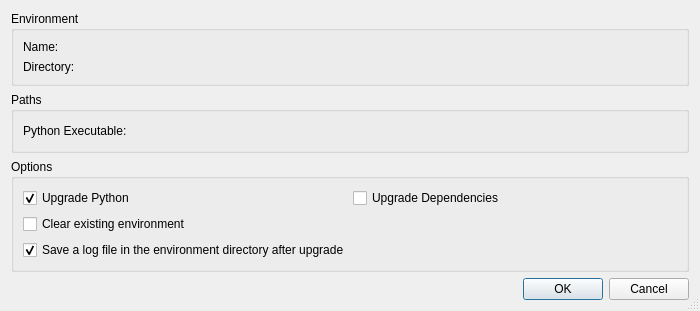
<?xml version="1.0" encoding="UTF-8"?>
<ui version="4.0">
 <class>VirtualenvUpgradeConfigurationDialog</class>
 <widget class="QDialog" name="VirtualenvUpgradeConfigurationDialog">
  <property name="geometry">
   <rect>
    <x>0</x>
    <y>0</y>
    <width>700</width>
    <height>311</height>
   </rect>
  </property>
  <property name="windowTitle">
   <string>Virtual Environment Upgrade Configuration</string>
  </property>
  <property name="sizeGripEnabled">
   <bool>true</bool>
  </property>
  <layout class="QVBoxLayout" name="verticalLayout">
   <item>
    <widget class="QGroupBox" name="groupBox_3">
     <property name="title">
      <string>Environment</string>
     </property>
     <layout class="QGridLayout" name="gridLayout">
      <item row="0" column="0">
       <widget class="QLabel" name="label_2">
        <property name="text">
         <string>Name:</string>
        </property>
       </widget>
      </item>
      <item row="0" column="1">
       <widget class="QLabel" name="envNameLabel">
        <property name="sizePolicy">
         <sizepolicy hsizetype="Expanding" vsizetype="Preferred">
          <horstretch>0</horstretch>
          <verstretch>0</verstretch>
         </sizepolicy>
        </property>
       </widget>
      </item>
      <item row="1" column="0">
       <widget class="QLabel" name="label">
        <property name="text">
         <string>Directory:</string>
        </property>
       </widget>
      </item>
      <item row="1" column="1">
       <widget class="QLabel" name="envDirectoryLabel">
        <property name="sizePolicy">
         <sizepolicy hsizetype="Expanding" vsizetype="Preferred">
          <horstretch>0</horstretch>
          <verstretch>0</verstretch>
         </sizepolicy>
        </property>
       </widget>
      </item>
     </layout>
    </widget>
   </item>
   <item>
    <widget class="QGroupBox" name="groupBox">
     <property name="title">
      <string>Paths</string>
     </property>
     <layout class="QHBoxLayout" name="horizontalLayout_2">
      <item>
       <widget class="QLabel" name="label_5">
        <property name="text">
         <string>Python Executable:</string>
        </property>
       </widget>
      </item>
      <item>
       <widget class="EricPathPicker" name="pythonExecPicker" native="true">
        <property name="sizePolicy">
         <sizepolicy hsizetype="Expanding" vsizetype="Preferred">
          <horstretch>0</horstretch>
          <verstretch>0</verstretch>
         </sizepolicy>
        </property>
        <property name="focusPolicy">
         <enum>Qt::FocusPolicy::WheelFocus</enum>
        </property>
        <property name="toolTip">
         <string>Enter the Python interpreter for the virtual environment upgrade</string>
        </property>
       </widget>
      </item>
     </layout>
    </widget>
   </item>
   <item>
    <widget class="QGroupBox" name="groupBox_2">
     <property name="title">
      <string>Options</string>
     </property>
     <layout class="QGridLayout" name="gridLayout_2">
      <item row="0" column="1">
       <widget class="QCheckBox" name="upgradeDepsCheckBox">
        <property name="toolTip">
         <string>Select to upgrade the core dependencies</string>
        </property>
        <property name="text">
         <string>Upgrade Dependencies</string>
        </property>
       </widget>
      </item>
      <item row="2" column="0" colspan="2">
       <widget class="QCheckBox" name="logCheckBox">
        <property name="toolTip">
         <string>Select to generate a log file in the environment directory</string>
        </property>
        <property name="text">
         <string>Save a log file in the environment directory after upgrade</string>
        </property>
        <property name="checked">
         <bool>true</bool>
        </property>
       </widget>
      </item>
      <item row="0" column="0">
       <widget class="QCheckBox" name="upgradePythonCheckBox">
        <property name="toolTip">
         <string>Select to upgrade the environment directory to use this version of Python.</string>
        </property>
        <property name="text">
         <string>Upgrade Python</string>
        </property>
        <property name="checked">
         <bool>true</bool>
        </property>
       </widget>
      </item>
      <item row="1" column="0">
       <widget class="QCheckBox" name="clearCheckBox">
        <property name="toolTip">
         <string>Select to clear the existing environment</string>
        </property>
        <property name="text">
         <string>Clear existing environment</string>
        </property>
       </widget>
      </item>
     </layout>
    </widget>
   </item>
   <item>
    <widget class="QDialogButtonBox" name="buttonBox">
     <property name="orientation">
      <enum>Qt::Orientation::Horizontal</enum>
     </property>
     <property name="standardButtons">
      <set>QDialogButtonBox::StandardButton::Cancel|QDialogButtonBox::StandardButton::Ok</set>
     </property>
    </widget>
   </item>
  </layout>
 </widget>
 <customwidgets>
  <customwidget>
   <class>EricPathPicker</class>
   <extends>QWidget</extends>
   <header>eric7/EricWidgets/EricPathPicker.h</header>
   <container>1</container>
  </customwidget>
 </customwidgets>
 <tabstops>
  <tabstop>pythonExecPicker</tabstop>
  <tabstop>upgradePythonCheckBox</tabstop>
  <tabstop>upgradeDepsCheckBox</tabstop>
  <tabstop>clearCheckBox</tabstop>
  <tabstop>logCheckBox</tabstop>
 </tabstops>
 <resources/>
 <connections>
  <connection>
   <sender>buttonBox</sender>
   <signal>accepted()</signal>
   <receiver>VirtualenvUpgradeConfigurationDialog</receiver>
   <slot>accept()</slot>
   <hints>
    <hint type="sourcelabel">
     <x>248</x>
     <y>254</y>
    </hint>
    <hint type="destinationlabel">
     <x>157</x>
     <y>274</y>
    </hint>
   </hints>
  </connection>
  <connection>
   <sender>buttonBox</sender>
   <signal>rejected()</signal>
   <receiver>VirtualenvUpgradeConfigurationDialog</receiver>
   <slot>reject()</slot>
   <hints>
    <hint type="sourcelabel">
     <x>316</x>
     <y>260</y>
    </hint>
    <hint type="destinationlabel">
     <x>286</x>
     <y>274</y>
    </hint>
   </hints>
  </connection>
 </connections>
</ui>
